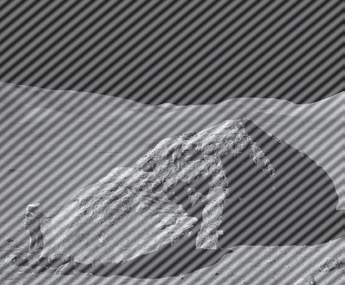
#> input picture PT3/images/1.png, 345 x 285 px, found by its file name
$ jupyter execute --allow-errors 'PT 3.ipynb'
#> lines starting #> are read from the running program, lines starting #| are printed output that depends on the picture; after the words box and inside, x2 and y2 are one past the last pixel; in counts of white or black regions, pixels touching at a corner belong together
### 1

[cell 1]
import cv2
import numpy as np
import matplotlib.pyplot as plt

#------------------------------------------------------
def notch_reject_filter(shape, d0=9, u_k=0, v_k=0):
    P, Q = shape
    # Initialize filter with zeros
    H = np.zeros((P, Q))

    # Traverse through filter
    for u in range(0, P):
        for v in range(0, Q):
            # Get euclidean distance from point D(u,v) to the center
            D_uv = np.sqrt((u - P / 2 + u_k) ** 2 + (v - Q / 2 + v_k) ** 2)
            D_muv = np.sqrt((u - P / 2 - u_k) ** 2 + (v - Q / 2 - v_k) ** 2)

            if D_uv <= d0 or D_muv <= d0:
                H[u, v] = 0.0
            else:
                H[u, v] = 1.0

    return H
#-----------------------------------------------------


img = cv2.imread('1.png', 0)
#> img: shape (285, 345); min 34, max 255, mean 115.2

f = np.fft.fft2(img)
fshift = np.fft.fftshift(f)
phase_spectrumR = np.angle(fshift)
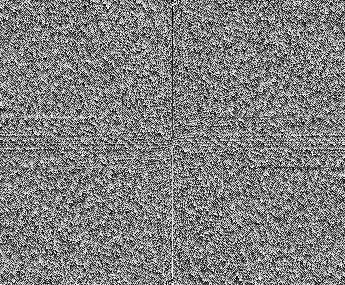
#> phase_spectrumR: shape (285, 345) float64; min -3.14, max 3.14, mean 1.05e-17; drawn with min black and max white
magnitude_spectrum = 20*np.log(np.abs(fshift))
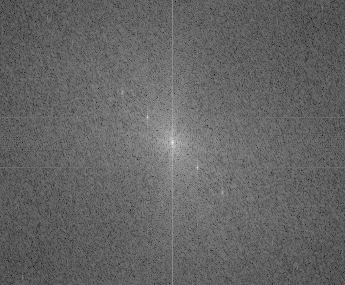
#> magnitude_spectrum: shape (285, 345) float64; min 30.91, max 324.9, mean 147.4; drawn with min black and max white

img_shape = img.shape
#> img_shape = (285, 345)

H1 = notch_reject_filter(img_shape, 8, 26, 26)
#> after the loop in notch_reject_filter, `for u in range(0, P):`:
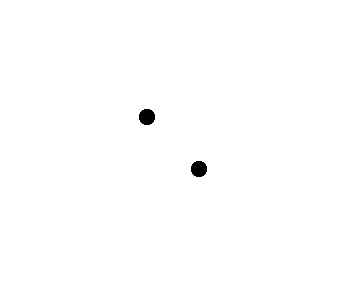
#> H: shape (285, 345) float64; values 0 (black) and 1 (white), 99.6% white; 2 black regions, box (x1, y1, x2, y2) and area: (139, 109, 155, 125) 208, (191, 161, 207, 177) 208
H2 = notch_reject_filter(img_shape, 4, -90, 0)
#> call 2 of notch_reject_filter, with shape = (285, 345), d0 = 4, u_k = -90, v_k = 0
#> after the loop in notch_reject_filter (call 2), `for u in range(0, P):`:
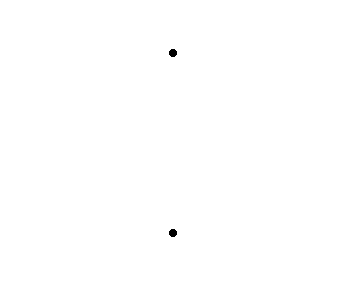
#> H: shape (285, 345) float64; values 0 (black) and 1 (white), 99.9% white; 2 black regions, box (x1, y1, x2, y2) and area: (169, 49, 177, 57) 52, (169, 229, 177, 237) 52
H3 = notch_reject_filter(img_shape, 6, 48, 50)
#> call 3 of notch_reject_filter, with shape = (285, 345), d0 = 6, u_k = 48, v_k = 50
#> after the loop in notch_reject_filter (call 3), `for u in range(0, P):`:
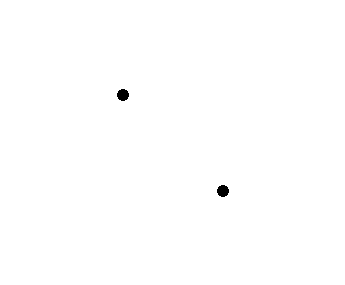
#> H: shape (285, 345) float64; values 0 (black) and 1 (white), 99.8% white; 2 black regions, box (x1, y1, x2, y2) and area: (117, 89, 129, 101) 112, (217, 185, 229, 197) 112
H4 = notch_reject_filter(img_shape, 4, 60, 0)
#> call 4 of notch_reject_filter, with shape = (285, 345), d0 = 4, u_k = 60, v_k = 0
#> after the loop in notch_reject_filter (call 4), `for u in range(0, P):`:
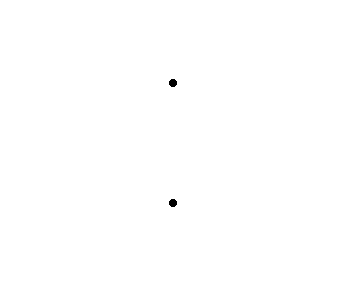
#> H: shape (285, 345) float64; values 0 (black) and 1 (white), 99.9% white; 2 black regions, box (x1, y1, x2, y2) and area: (169, 79, 177, 87) 52, (169, 199, 177, 207) 52
H5 = notch_reject_filter(img_shape, 4, -60, 0)
H6 = notch_reject_filter(img_shape, 4, 90, 0)

NotchFilter = H1*H2*H3*H4*H5*H6
NotchRejectCenter = fshift * NotchFilter
NotchReject = np.fft.ifftshift(NotchRejectCenter)
inverse_NotchReject = np.fft.ifft2(NotchReject)  # Compute the inverse DFT of the result


Result = np.abs(inverse_NotchReject)
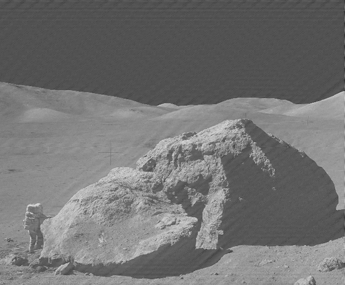
#> Result: shape (285, 345) float64; min 51.63, max 216.9, mean 115.2
plt.figure(figsize=(20,12))
plt.subplot(222)
plt.imshow(img, cmap='gray')
plt.title('Original')

plt.subplot(221)
plt.imshow(magnitude_spectrum, cmap='gray')
plt.title('magnitude spectrum')

plt.subplot(223)
plt.imshow(magnitude_spectrum*NotchFilter, "gray")
plt.title("Notch Reject Filter")

plt.subplot(224)
plt.imshow(Result, "gray")
plt.title("Result")


plt.show()
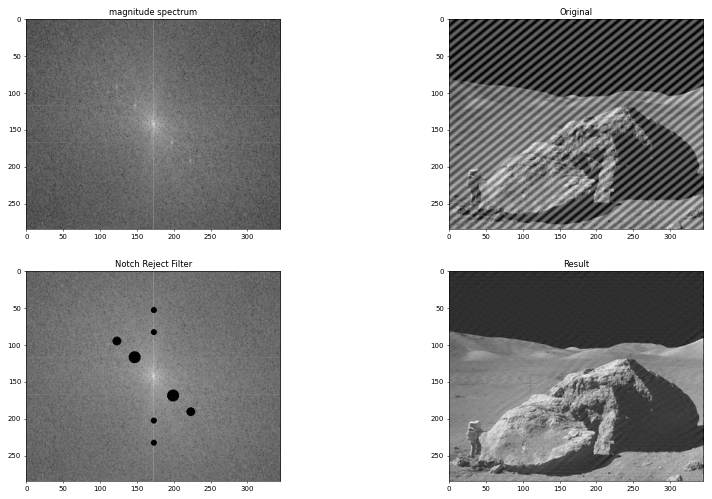
#> figure drawn by matplotlib, 4 panels

### 2

[cell 2]
# April 22, 2019
# Tran Le Anh - MSc Student in Computer Vision
# Dept. of Electronics Engineering, Myongji University, South Korea
# tranleanh.nt@gmail.com
# https://sites.google.com/view/leanhtran

import os
import numpy as np
from numpy.fft import fft2, ifft2
from scipy.signal import gaussian, convolve2d
import matplotlib.pyplot as plt

def blur(img,  mode = 'box', kernel_size = 3):
	dummy = np.copy(img)
	h = np.eye(kernel_size) / kernel_size
	dummy = convolve2d(dummy, h, mode = 'valid')
	return dummy

# [22 lines left out: functions add_gaussian_noise, wiener_filter, gaussian_kernel, not called in this run]

def rgb2gray(rgb):
	return np.dot(rgb[...,:3], [0.2989, 0.5870, 0.1140])


#> (the rest of this cell did not finish here and is left out)

### 3

[cell 3]
from scipy import signal
img3 = cv2.imread('3.png',0)
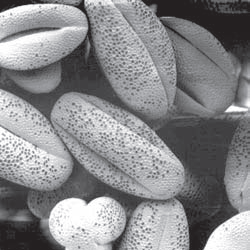
#> input picture PT1/3.png, 250 x 250 px, found by its file name
#> img3: shape (250, 250); min 34, max 255, mean 136.2
plt.figure(figsize = (16,9))
plt.imshow(img3, cmap='gray')
plt.axis('off')
img_median = signal.medfilt(img3,3)
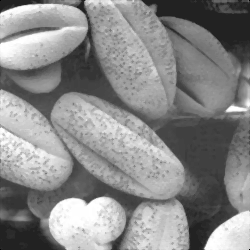
#> img_median: shape (250, 250); min 0, max 255, mean 136.9
img_median = signal.medfilt(img_median,3)
img_median = signal.medfilt(img_median,3)
plt.figure(figsize = (16,9))

plt.imshow(img_median, cmap = 'gray', vmin = 0, vmax = np.amax(img_median))
plt.axis('off')
